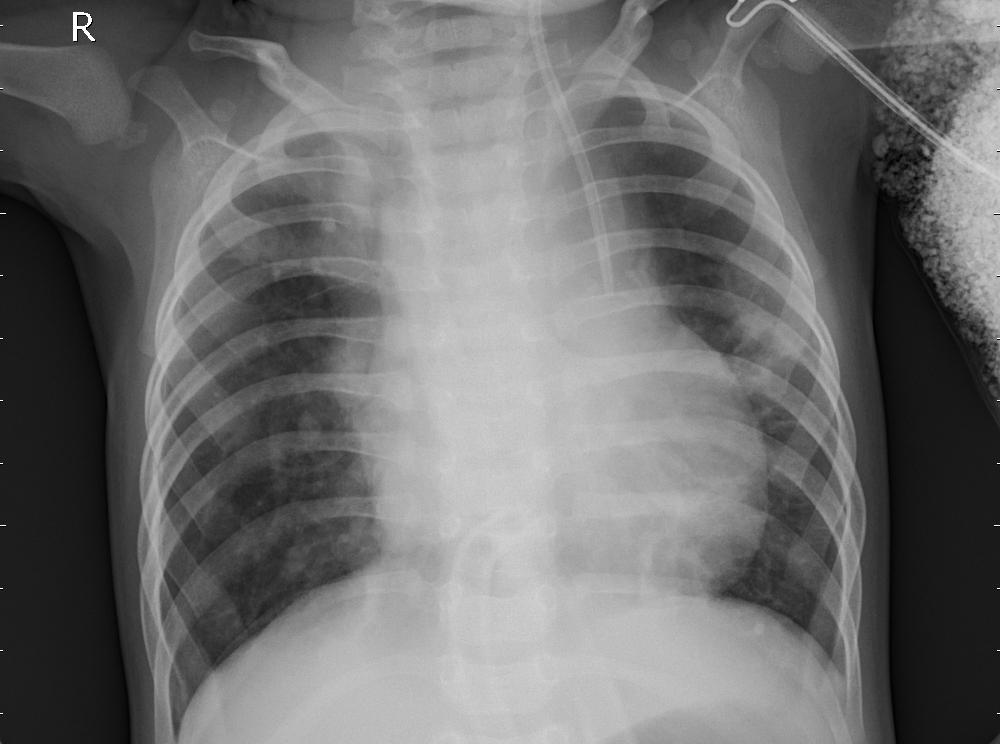
#> input picture dataset/chest/person103_bacteria_489.jpeg, 1000 x 744 px
$ python -i ocr_service.py   (imports and definitions only)
#> lines starting #> are read from the running program, lines starting #| are printed output that depends on the picture; after the words box and inside, x2 and y2 are one past the last pixel; in counts of white or black regions, pixels touching at a corner belong together
"""
OCR Service

What this module does:
    Provides text detection capabilities for medical images.
    Uses PaddleOCR (primary) with fallback to basic image processing.
    Detects both printed and handwritten text that may contain
    patient-identifying information.

Why it is used:
    Text detection is critical for anonymization - names, dates,
    IDs, and other PHI often appear as overlays on medical images.
    This service provides a reliable abstraction over OCR engines.

Assumptions:
    - Medical images may contain white text on dark backgrounds
    - Text can vary in size and orientation
    - OCR may not be 100% accurate, so we use conservative bounding boxes
    - Fallback mechanisms ensure the pipeline never breaks

Author: PFE Medical Anonymizer
Date: 2025
"""

import numpy as np
import cv2
from typing import List, Dict, Tuple, Any, Optional
from dataclasses import dataclass
import logging

logger = logging.getLogger(__name__)


@dataclass
class TextRegion:
    """Represents a detected text region with metadata."""
    bbox: np.ndarray  # 4x2 array of corner points
    text: str
    confidence: float
    region_type: str = "unknown"  # "header", "overlay", "annotation"


class OCRService:
    """
    Service for detecting text in medical images.

    Primary engine: PaddleOCR (if available)
    Fallback: Basic image processing for common text locations
    """

    def __init__(self, use_paddle: bool = True):
        """
        Initialize OCR service.

        Args:
            use_paddle: Whether to attempt using PaddleOCR
        """
        self.ocr_engine = None
        self.engine_name = "fallback"

        if use_paddle:
            self._init_paddle()

    def _init_paddle(self) -> None:
        """Initialize PaddleOCR with error handling."""
        try:
            logger.info("Attempting to initialize PaddleOCR...")

            # Import here to avoid hard dependency
            from paddleocr import PaddleOCR

            # Initialize with English language (medical terms)
            self.ocr_engine = PaddleOCR(
                lang='en',
                show_log=False
            )

            self.engine_name = "paddleocr"
            logger.info("PaddleOCR initialized successfully")

        except ImportError as e:
            logger.warning(f"PaddleOCR not available: {e}")
            logger.info("Will use fallback detection methods")
        except Exception as e:
            logger.error(f"Failed to initialize PaddleOCR: {e}")
            logger.info("Falling back to basic detection")

    def detect_text(self, image: np.ndarray) -> List[TextRegion]:
        """
        Detect text regions in the image.

        Args:
            image: Input image (grayscale or BGR)

        Returns:
            List of detected TextRegion objects
        """
        logger.info(f"Detecting text using {self.engine_name}")

        if self.engine_name == "paddleocr" and self.ocr_engine is not None:
            try:
                regions = self._detect_with_paddle(image)
                if len(regions) > 0:
                    return regions
                logger.info("PaddleOCR found no text, trying fallback")
            except Exception as e:
                logger.warning(f"PaddleOCR detection failed: {e}")

        # Fallback to basic detection
        return self._detect_with_fallback(image)

    # [54 lines left out: function _detect_with_paddle, not called in this run]

    def _detect_with_fallback(self, image: np.ndarray) -> List[TextRegion]:
        """
        Fallback text detection using image processing.

        Detects white text on dark backgrounds (common in medical images)
        and dark text on light backgrounds.

        Args:
            image: Input image

        Returns:
            List of TextRegion objects
        """
        logger.info("Using fallback text detection")

        regions = []

        # Ensure grayscale
        if len(image.shape) == 3:
            gray = cv2.cvtColor(image, cv2.COLOR_BGR2GRAY)
        else:
            gray = image.copy()

        # Detect white text on dark background (inverted)
        white_text = self._detect_text_by_color(gray, invert=True)
        regions.extend(white_text)

        # Detect dark text on light background
        dark_text = self._detect_text_by_color(gray, invert=False)
        regions.extend(dark_text)

        # Add common header/footer regions for medical images
        header_regions = self._add_common_text_regions(gray.shape)

        # Only add header regions if we found very little text
        if len(regions) < 2:
            regions.extend(header_regions)
            logger.info(f"Added {len(header_regions)} common text regions")

        logger.info(f"Fallback detection found {len(regions)} regions")

        return regions

    def _detect_text_by_color(
        self,
        gray: np.ndarray,
        invert: bool = False
    ) -> List[TextRegion]:
        """
        Detect text of specific color (white or dark).

        Args:
            gray: Grayscale image
            invert: True for white text, False for dark text

        Returns:
            List of TextRegion objects
        """
        regions = []

        # Preprocess
        if invert:
            processed = cv2.bitwise_not(gray)
        else:
            processed = gray.copy()

        # Thresholding
        _, binary = cv2.threshold(processed, 0, 255, cv2.THRESH_BINARY + cv2.THRESH_OTSU)

        # Morphological operations to connect text
        kernel_h = cv2.getStructuringElement(cv2.MORPH_RECT, (10, 1))
        kernel_v = cv2.getStructuringElement(cv2.MORPH_RECT, (1, 2))

        binary = cv2.morphologyEx(binary, cv2.MORPH_CLOSE, kernel_h)
        binary = cv2.morphologyEx(binary, cv2.MORPH_CLOSE, kernel_v)

        # Find contours
        contours, _ = cv2.findContours(binary, cv2.RETR_EXTERNAL, cv2.CHAIN_APPROX_SIMPLE)

        for i, contour in enumerate(contours):
            x, y, w, h = cv2.boundingRect(contour)

            # Filter by size and aspect ratio
            aspect_ratio = w / max(h, 1)
            area = w * h

            # Text-like criteria
            if (15 < w < 400 and 8 < h < 100 and
                1.0 < aspect_ratio < 15 and
                100 < area < 30000):

                # Add padding
                pad = 5
                x1 = max(0, x - pad)
                y1 = max(0, y - pad)
                x2 = min(gray.shape[1], x + w + pad)
                y2 = min(gray.shape[0], y + h + pad)

                bbox = np.array([
                    [x1, y1], [x2, y1], [x2, y2], [x1, y2]
                ])

                color_type = "white" if invert else "dark"

                region = TextRegion(
                    bbox=bbox,
                    text=f"{color_type}_text_{i}",
                    confidence=0.7,
                    region_type=f"{color_type}_text"
                )
                regions.append(region)

        return regions

    def _add_common_text_regions(self, image_shape: Tuple[int, ...]) -> List[TextRegion]:
        """
        Add common text regions for medical images.

        Medical images typically have text in:
        - Top header (patient info)
        - Bottom footer (dates, hospital info)
        - Corners (technical info)

        Args:
            image_shape: Shape of the image (H, W) or (H, W, C)

        Returns:
            List of TextRegion objects for common locations
        """
        regions = []

        h, w = image_shape[:2]

        # Common text locations in medical images
        common_regions = [
            # Top header - patient name/info
            {
                'coords': [[20, 20], [w-20, 20], [w-20, 80], [20, 80]],
                'name': 'header_patient_info',
                'type': 'header'
            },
            # Bottom - date/hospital info
            {
                'coords': [[20, h-80], [w-20, h-80], [w-20, h-20], [20, h-20]],
                'name': 'footer_info',
                'type': 'footer'
            },
            # Top right - technical parameters
            {
                'coords': [[w-200, 20], [w-20, 20], [w-20, 150], [w-200, 150]],
                'name': 'technical_info',
                'type': 'side'
            },
        ]

        for region_def in common_regions:
            region = TextRegion(
                bbox=np.array(region_def['coords']),
                text=region_def['name'],
                confidence=0.5,  # Lower confidence for manual regions
                region_type=region_def['type']
            )
            regions.append(region)

        return regions

    # [82 lines left out: functions merge_overlapping_regions, _bbox_area, _bboxes_overlap, _merge_bboxes, not called in this run]

>>> import cv2
>>> picture = cv2.imread('../../../dataset/chest/person103_bacteria_489.jpeg')
#> picture is the input picture: shape (744, 1000, 3); min 0, max 255, mean 110.4
>>> result = OCRService().detect_text(picture)
#> (the call stopped at in _init_paddle, `self.ocr_engine = PaddleOCR( lang='en', show_log=False )`: paddleocr is not available in this run)
#> in _detect_text_by_color, `processed = cv2.bitwise_not(gray)`:
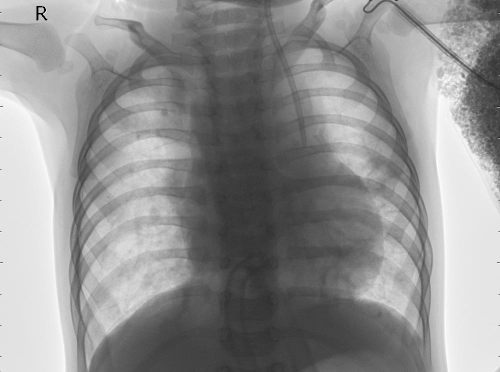
#> processed: shape (744, 1000) (shown at 1/2 size); min 0, max 255, mean 144.6
#> in _detect_text_by_color, `_, binary = cv2.threshold(processed, 0, 255, cv2.THRESH_BINARY + cv2.T..`:
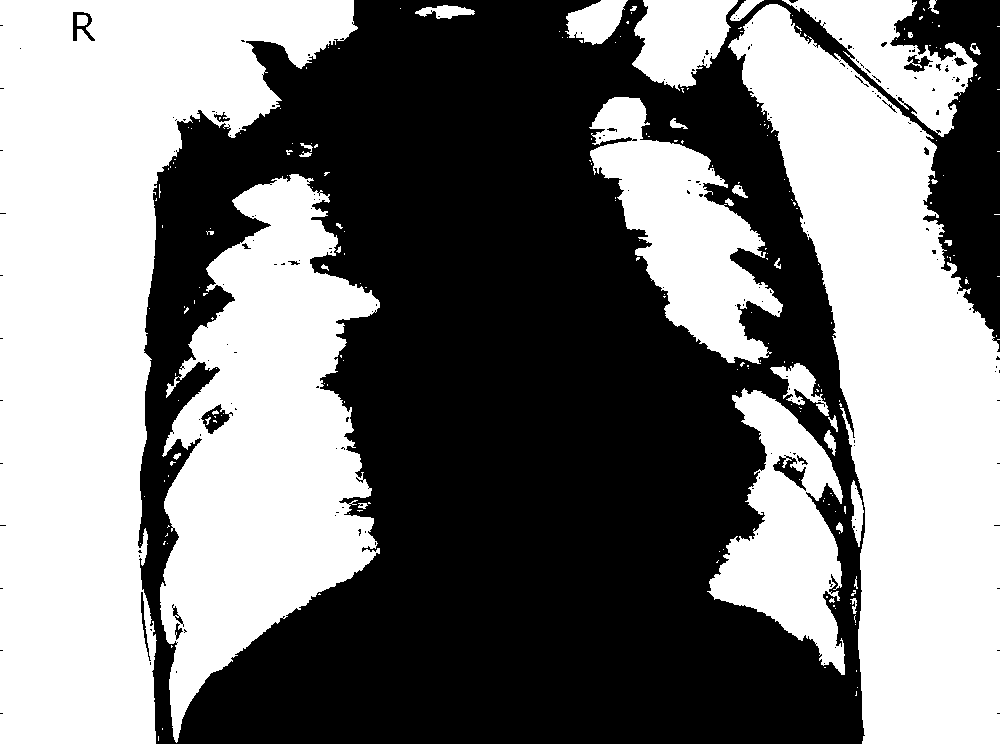
#> binary: shape (744, 1000); 48.9% white; 226 white regions (188 under 20 px), largest, box (x1, y1, x2, y2) and area: (0, 0, 358, 744) 130143, (728, 4, 1000, 744) 99703, (160, 174, 380, 743) 69845
#> in _detect_text_by_color, `binary = cv2.morphologyEx(binary, cv2.MORPH_CLOSE, kernel_v)`:
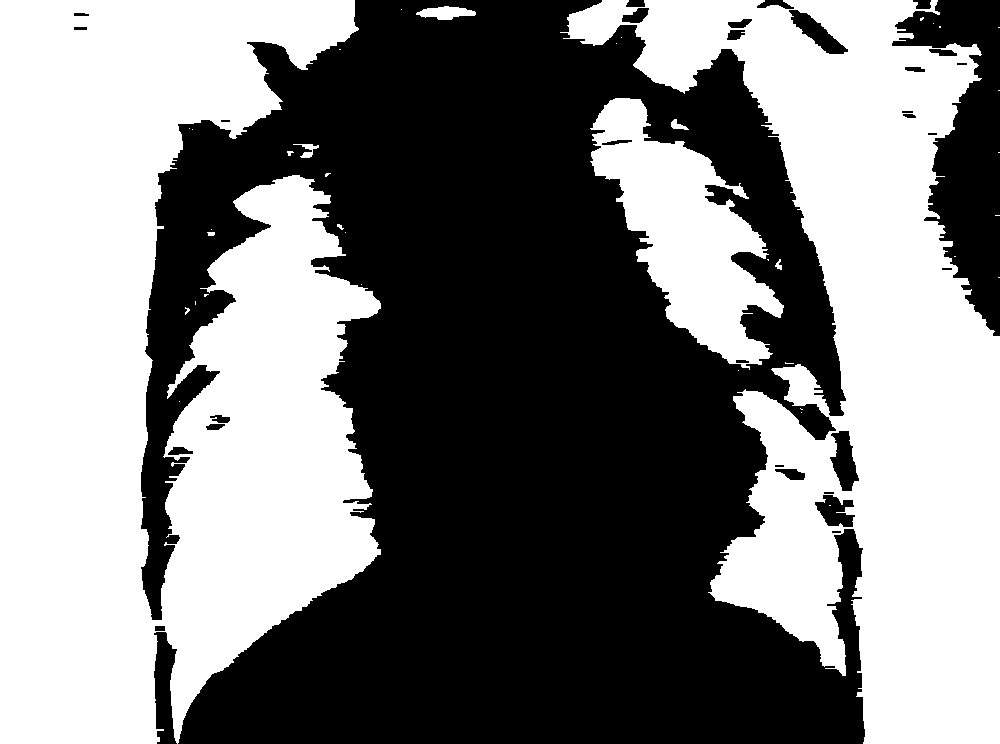
#> binary: shape (744, 1000); 50.1% white; 32 black regions (4 under 20 px)
#> in _detect_text_by_color, `contours, _ = cv2.findContours(binary, cv2.RETR_EXTERNAL, cv2.CHAIN_AP..`: contours = 38 contours, 31 with area under 20; largest, box (x1, y1, x2, y2) and area: (0, 0, 381, 744) 202064, (560, 0, 1000, 744) 146524, (590, 98, 784, 370) 22902, (416, 6, 476, 20) 470, (293, 144, 319, 158) 98, (671, 119, 689, 130) 74, (775, 259, 782, 270) 28
#> the loop in _detect_text_by_color, `for i, contour in enumerate(contours):` made 38 passes
#> (x, y, w, h, aspect_ratio, area, x1, y1) on passes 22, 25, 36: (293, 144, 26, 14, 1.86, 364, 288, 139), (671, 119, 18, 11, 1.64, 198, 666, 114), (416, 6, 60, 14, 4.29, 840, 411, 1)
#> after the loop in _detect_text_by_color, `for i, contour in enumerate(contours):`: regions = 3 items
#> call 2 of _detect_text_by_color, with invert = False
#> in _detect_text_by_color (call 2), `binary = cv2.morphologyEx(binary, cv2.MORPH_CLOSE, kernel_h)`:
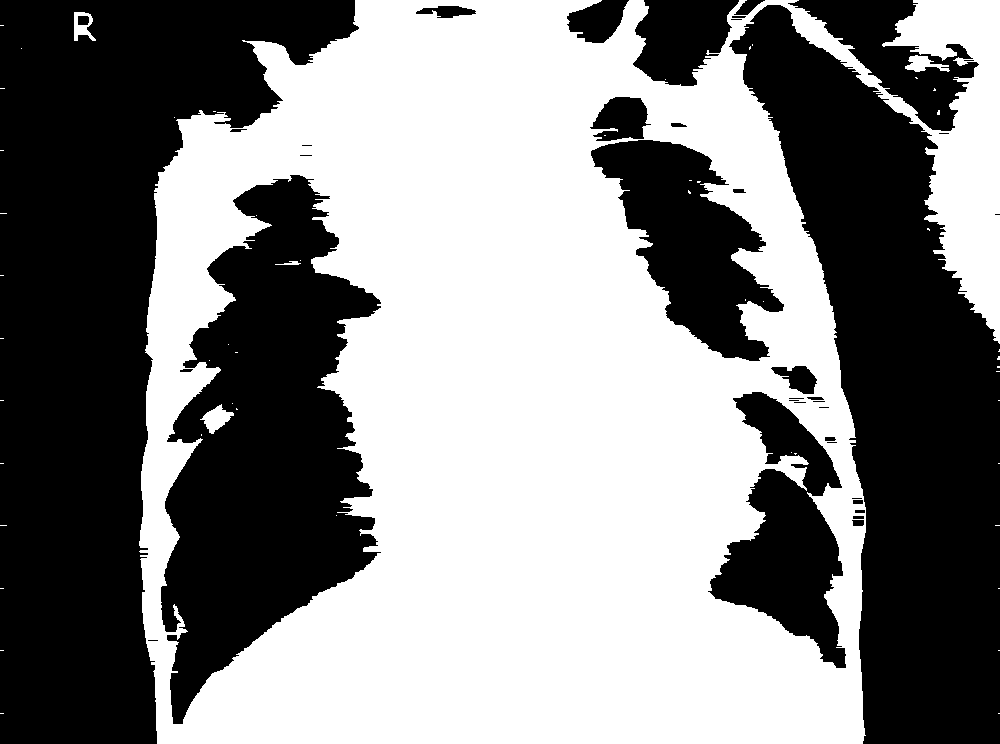
#> binary: shape (744, 1000); 52% white; 38 black regions (14 under 20 px), largest, box (x1, y1, x2, y2) and area: (0, 0, 359, 744) 129877, (729, 5, 1000, 744) 98583, (161, 175, 381, 724) 68695
#> in _detect_text_by_color (call 2), `binary = cv2.morphologyEx(binary, cv2.MORPH_CLOSE, kernel_v)`:
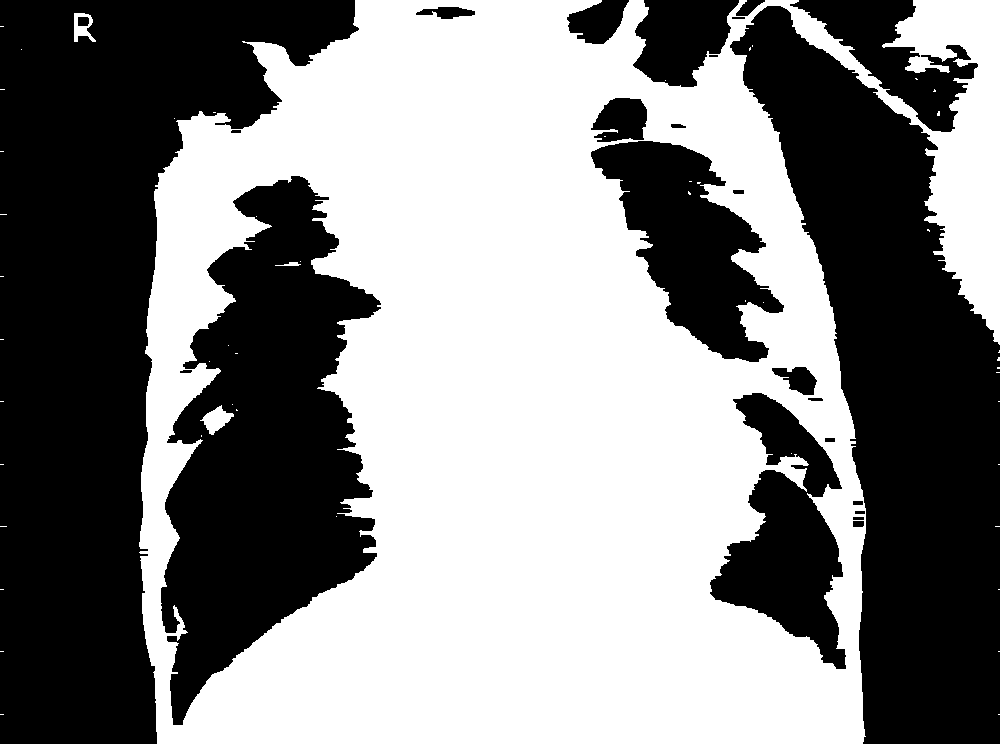
#> binary: shape (744, 1000); 52% white; 25 black regions (1 under 20 px)
#> in _detect_text_by_color (call 2), `contours, _ = cv2.findContours(binary, cv2.RETR_EXTERNAL, cv2.CHAIN_AP..`: contours = 34 contours, 32 with area under 20; largest, box (x1, y1, x2, y2) and area: (139, 0, 1000, 744) 494788, (74, 13, 96, 42) 375
#> the loop in _detect_text_by_color (call 2), `for i, contour in enumerate(contours):` made 34 passes
#> (x, y, w, h, aspect_ratio, area) on passes 33 to 34: (74, 13, 22, 29, 0.759, 638), (139, 0, 861, 744, 1.16, 640584)
#> after the loop in _detect_text_by_color (call 2), `for i, contour in enumerate(contours):`: regions = []
#> result = 3 items

$ run again, on dataset/chest/person103_bacteria_490.jpeg
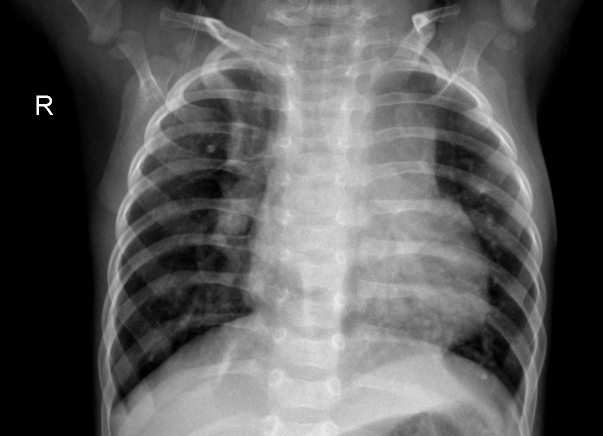
#> input picture dataset/chest/person103_bacteria_490.jpeg, 1206 x 871 px (shown at 1/2 size)
#> picture is the input picture: shape (871, 1206, 3); min 0, max 255, mean 89.7
#> in _detect_text_by_color, `binary = cv2.morphologyEx(binary, cv2.MORPH_CLOSE, kernel_v)`:
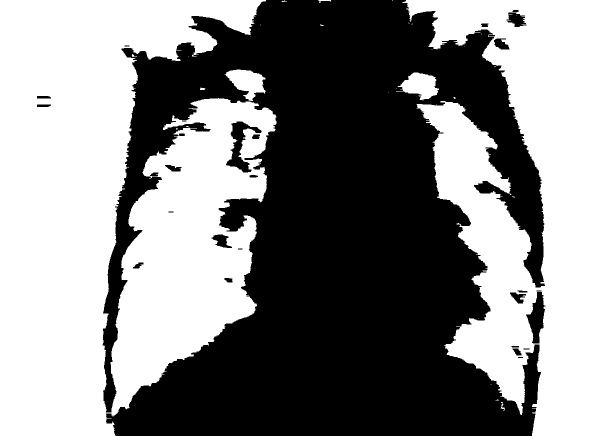
#> binary: shape (871, 1206) (shown at 1/2 size); 52.5% white; 28 black regions (2 under 20 px)
#> contours = 33 contours, 26 with area under 20; largest, box (x1, y1, x2, y2) and area: (0, 0, 553, 871) 342865, (805, 0, 1206, 871) 205768, (449, 139, 531, 202) 2728, (792, 145, 878, 200) 2612, (637, 0, 662, 6) 32, (400, 175, 411, 180) 28, (1001, 804, 1010, 821) 27
#> the loop in _detect_text_by_color, `for i, contour in enumerate(contours):` made 33 passes
#> (x, y, w, h, aspect_ratio, area, pad, x1) on passes 16 to 17: (792, 145, 86, 55, 1.56, 4730, 5, 787), (449, 139, 82, 63, 1.3, 5166, 5, 444)
#> after the loop in _detect_text_by_color, `for i, contour in enumerate(contours):`: regions = 2 items
#> in _detect_text_by_color (call 2), `binary = cv2.morphologyEx(binary, cv2.MORPH_CLOSE, kernel_v)`:
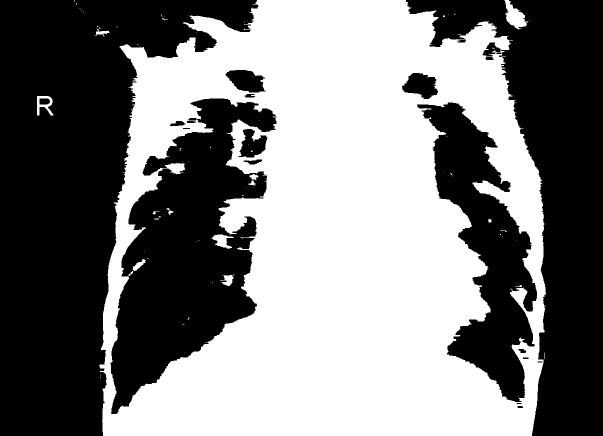
#> binary: shape (871, 1206) (shown at 1/2 size); 49.1% white; 73 white regions (59 under 20 px)
#> contours = 28 contours, 24 with area under 20; largest, box (x1, y1, x2, y2) and area: (199, 0, 1092, 871) 686199, (1009, 0, 1057, 59) 1284, (74, 192, 107, 231) 742, (191, 57, 220, 73) 128
#> the loop in _detect_text_by_color (call 2), `for i, contour in enumerate(contours):` made 28 passes
#> (x, y, w, h, aspect_ratio, area, pad, x1) on pass 8: (191, 57, 29, 16, 1.81, 464, 5, 186)
#> after the loop in _detect_text_by_color (call 2), `for i, contour in enumerate(contours):`: regions = 1 item
#> result = 3 items
